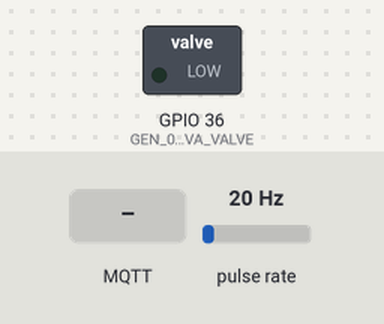
Bench run of a program on a simulated ESP32. On the bench: switched loads named in the program (green lamp = pin HIGH). Wiring (inferred from the names in the program): pulse sensor: data GPIO 37. Inputs (shaded band) come from the test bench; at power-on: pulse rate 20 Hz. WiFi joins after 1.5 s; servers stay silent unless stated; no MQTT or app messages arrive unless stated; what the program prints to the serial monitor is not drawn.

Above: at 2.7 s.
2.8 s: MQTT message "E.335G01R" arrives on the first subscribed topic
4.3 s: MQTT message "E.335G01R" arrives on the second subscribed topic
At 5.5 s:
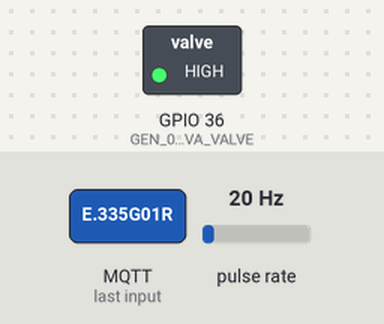
5.8 s: MQTT message "D.335G01R" arrives on the first subscribed topic
Timing chart, 0 to 8.8 s (numbered marks = the images above; inputs shaded):
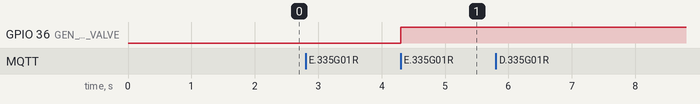

The program:

main.cpp
```cpp
/*
*  335KVAGen01 Fuel-Management-Control
*/

#include <Arduino.h>
#include <SPI.h>
#include <WiFi.h>
#include <PubSubClient.h>
#include <ArduinoJson.h>
#include <Wire.h>
#include <SPI.h>
#define _TASK_SLEEP_ON_IDLE_RUN
#define _TASK_STATUS_REQUEST
#include <TaskScheduler.h>

#define GEN_01_335KVA_VALVE 36
#define GEN_01_335KVA_FLOWMETER 37

const char* ssid = "iomariTPLink"; // Wifi SSID
const char* password = "#InspireD#"; // Wifi Password

const char* mqtt_server = "192.168.2.44";
IPAddress local_IP(192, 168, 2, 66);
// Set your Gateway IP address
IPAddress gateway(192, 168, 1, 2);

IPAddress subnet(255, 255, 252, 0);

WiFiClient espClient10;
PubSubClient client(espClient10);

const char* clientName = "FM-Node-07";

Scheduler userScheduler;

long lastReconnectAttempt = 0;

#include "./dcl.h"
#include "./GeneratorFuelTankControl335Kva.h"

void callback(char* topic, byte* payload, unsigned int length) {
  String inValue;
  String topicStr = topic;
  Serial.print("Message arrived [");
  Serial.print(topic);
  Serial.print("] ");
  for (int i=0;i<length;i++) {
    Serial.print((char)payload[i]);
  }
  char payloadString[length+1];
  memcpy(payloadString, payload, length);
  payloadString[length] = '\0';
  inValue = payloadString;
  Serial.println();
  parseCommand(inValue, topicStr);
}


boolean reconnect() {
  while (!client.connected()) {
    Serial.print("Attempting MQTT connection...");
    if (client.connect(clientName)) {
      Serial.println("connected");
      client.publish("outTopic","FM-Node07 connected");
      client.subscribe("DTNK", 1);
      client.subscribe("ADTKR", 1);
      client.subscribe("DTKR", 1);

    } else {
      Serial.print("failed, rc=");
      Serial.print(client.state());
      Serial.println(" try again in 5 seconds");
      delay(5000);
    }
  }
}

void setup_wifi() {
  delay(10);
  // We start by connecting to a WiFi network
  if (!WiFi.config(local_IP, gateway, subnet)) {
    Serial.println("STA Failed to configure");
  }
  Serial.println();
  Serial.print("Connecting to ");
  Serial.println(ssid);

  WiFi.begin(ssid, password);

  while (WiFi.status() != WL_CONNECTED) {
    delay(500);
    Serial.print(".");
  }

  Serial.println("");
  Serial.println("WiFi connected");
  Serial.println("IP address: ");
  Serial.println(WiFi.localIP());
}

void setup()
{
  Serial.begin(115200);
  setup_wifi();

  client.setServer(mqtt_server, 11883);
  client.setCallback(callback);

  pinMode(GEN_01_335KVA_VALVE, OUTPUT);
  pinMode(GEN_01_335KVA_FLOWMETER, INPUT);

  userScheduler.addTask(Replenish335KvaGen01);
  userScheduler.addTask(StartProcessToReplenish335KvaGen01);
  userScheduler.addTask(Stop335kvaGen01ReplenishmentProcess);

  generator01335kva.currentMillis = 0;
  generator01335kva.previousMillis = 0;
  generator01335kva.flowInterval = 1000;
  generator01335kva.calibrationFactor = 4.5;
  generator01335kva.pulse1Sec = 0;
  generator01335kva.pulseCount = 0;
  generator01335kva.flowRate = 0.0;
  generator01335kva.flowMilliLitres = 0;
  generator01335kva.totalMilliLitres = 0;
  generator01335kva.previousMillis = 0;
  attachInterrupt(digitalPinToInterrupt(GEN_01_335KVA_FLOWMETER), gen01335pulseCounter, FALLING);

  generator01335kva.flowSwitchState = 0;
  generator01335kva.previousFlowSwitchState = 0;

  generator01335kva.aSignalCount = 0;
  generator01335kva.dSignalCount = 0;

  lastReconnectAttempt = 0;
}

void loop() {
  if (!client.connected()) {
    long now = millis();
    if (now - lastReconnectAttempt > 5000) {
      lastReconnectAttempt = now;
      // Attempt to reconnect
      if (reconnect()) {
        lastReconnectAttempt = 0;
      }
    }
    reconnect();
  } else {
      client.loop();
      userScheduler.execute();
  }
}
```

GeneratorFuelTankControl335Kva.h
```cpp
#ifndef _GENERATOR_FUEL_TANK_CONTROL
#define _GENERATOR_FUEL_TANK_CONTROL

#define ACTIVATE HIGH
#define DEACTIVATE LOW
#define FLOW_DETECTED HIGH


class GeneratorFuelTankControl335KVA
{
    private:
        int FlowSwitchSensor;
        int SolenoidValveSensor;

    public:
        void activateSolenoidValve(int sensor) {
            digitalWrite(sensor, ACTIVATE);
        }

        void deactivateSolenoidValve(int sensor) {
            digitalWrite(sensor, DEACTIVATE);
        }

        void start335KvaGenerator01FuelHysteresis() {
            char data1[750];
            StaticJsonDocument<1024> doc;
            generator01335kva.incomingFuelPublishCount++;
            generator01335kva.currentMillis = millis();
            if (generator01335kva.currentMillis - generator01335kva.previousMillis > generator01335kva.flowInterval) {

                generator01335kva.pulse1Sec = generator01335kva.pulseCount;
                generator01335kva.pulseCount = 0;
                generator01335kva.flowRate = ((1000.0 / (millis() - generator01335kva.previousMillis)) * generator01335kva.pulse1Sec) / generator01335kva.calibrationFactor;
                generator01335kva.previousMillis = millis();
                generator01335kva.flowMilliLitres = (generator01335kva.flowRate / 60) * 1000;
                generator01335kva.totalMilliLitres += generator01335kva.flowMilliLitres;
                generator01335kva.outgoingFlowVolume = generator01335kva.totalMilliLitres / 1000;

                if (generator01335kva.incomingFuelPublishCount == 10) {
                String payload = "335G01"+(String)generator01335kva.outgoingFlowVolume;
                payload.toCharArray(data1, (payload.length() + 1));
                client.publish("FMPIN", data1);
                generator01335kva.incomingFuelPublishCount = 0;
                }

                Serial.print("Input To Gen01335Tank====>>> Flow rate: ");
                Serial.print(int(generator01335kva.flowRate));
                Serial.print("L/min");
                Serial.print("\t");
                Serial.print("Liquid Quantity: ");
                Serial.print(generator01335kva.totalMilliLitres);
                Serial.print("mL / ");
                Serial.print(generator01335kva.totalMilliLitres / 1000);
                Serial.println("L");
            }
        }

};


void beginProcessToReplenish335KvaGen01() {
    GeneratorFuelTankControl335KVA generatorFuelTankControl335KVA;
    generatorFuelTankControl335KVA.activateSolenoidValve(GEN_01_335KVA_VALVE);
    Replenish335KvaGen01.enable();
    StartProcessToReplenish335KvaGen01.disable();
}

void replenish335KvaGen01() {
    GeneratorFuelTankControl335KVA generatorFuelTankControl335KVA;
    generatorFuelTankControl335KVA.start335KvaGenerator01FuelHysteresis();
    //send signal to enable outputFromDayTankHysteresis
}

void abort335kvaGen01Replenishment() {
    GeneratorFuelTankControl335KVA generatorFuelTankControl335KVA;
    generatorFuelTankControl335KVA.deactivateSolenoidValve(GEN_01_335KVA_VALVE);
    //send signal to disable outputFromDayTankHysteresis
    Replenish335KvaGen01.disable();
    Stop335kvaGen01ReplenishmentProcess.disable();
}


char parseCommand(String Value, String inTopic) {
    if (Value == "E.335G01R") {
      generator01335kva.aSignalCount++;
      if (generator01335kva.aSignalCount == 2) {
        StartProcessToReplenish335KvaGen01.enable();
        generator01335kva.aSignalCount = 0;
      }
    }else if (Value == "D.335G01R") {
      generator01335kva.dSignalCount++;
      if (generator01335kva.dSignalCount == 2) {
        Stop335kvaGen01ReplenishmentProcess.enable();
        generator01335kva.dSignalCount = 0;
      }
    }
}

#endif   //_GENERATOR_FUEL_TANK_CONTROL
```

dcl.h
```cpp
#ifndef _DECLARATIONS_
#define _DECLARATIONS_

#define ACTIVATE HIGH
#define DEACTIVATE LOW
#define ACTIVATED HIGH


void replenish335KvaGen01();
void abort335kvaGen01Replenishment();
void beginProcessToReplenish335KvaGen01();

Task StartProcessToReplenish335KvaGen01(1000, TASK_FOREVER, &beginProcessToReplenish335KvaGen01);
Task Replenish335KvaGen01(100, TASK_FOREVER, &replenish335KvaGen01);
Task Stop335kvaGen01ReplenishmentProcess(1000, TASK_FOREVER, &abort335kvaGen01Replenishment);


enum GeneratorFuelTankRefillState {INIT_STATE = 0,
                                   FUEL_REFILL_STARTED = 1,
                                   FUEL_REFILL_IN_PROGRESS = 2,
                                   FUEL_REFILL_STOPPED = 3,
                                   FUEL_REFILL_COMPLETED = 4,
                                   FUEL_TANK_FULL = 5,
                                   FUEL_REFILL_NOT_IN_PROGRESS = 6
                                  } gen01FuelTankState, gen02FuelTankState, gen03FuelTankState, dayTankState;

struct FuelManagementControl{
    long currentMillis;
    long previousMillis;
    int flowInterval;
    float calibrationFactor;
    volatile byte pulseCount;
    byte pulse1Sec;
    float flowRate;
    unsigned int flowMilliLitres;
    unsigned long totalMilliLitres;
    int flowSwitchState;
    int previousFlowSwitchState;
    float flowTemp;
    volatile unsigned long start_time_micros;
    volatile unsigned long delayTime;
    int flowVolume;
    int outgoingFlowVolume;
    int outgoingFuelPublishCount;
    int incomingFuelPublishCount;
    int deactivateSignalCount;
    int activateSignalCount;
    int aSignalCount;
    int dSignalCount;
    int maxCount = 2;
}ps, generator01335kva, generator335kvaControl;


void gen01335pulseCounter()
{
  generator01335kva.pulseCount++;
}

#endif //_DECLARATIONS_
```

Measured:
- after the input at 2.8 s, every drawn part: stays the same
- after the input at 4.3 s, GPIO 36 (GEN_01_335KVA_VALVE): LOW → HIGH at once
- after the input at 5.8 s, every drawn part: stays the same
